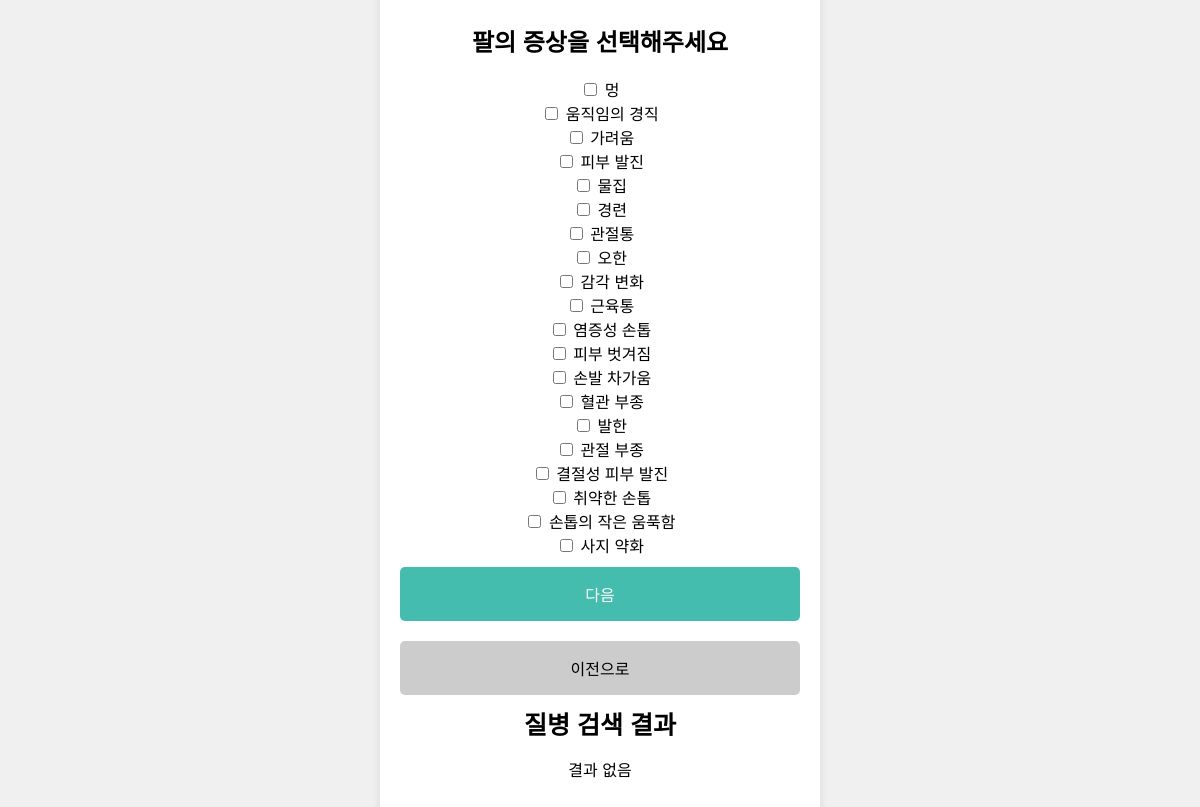
The page /finder/armsearch/ on the database its author committed.
### finder/models.py (models this page shows, shortened)
class OnlyArmSymptoms(models.Model):
    Symptom = models.CharField(max_length=100)

### finder/views.py (the view, shortened to what this page needs)
# urls.py: path('armsearch/', views.ArmSearch.as_view(), name='armsearch'),
class ArmSearch(ListView):
    model = Disease
    template_name = 'armhospital.html'
    context_object_name = 'diseases'
    def get_queryset(self):
        symptoms = self.request.GET.getlist('symptoms') # 사용자 입력
        if not symptoms:
            return Disease.objects.none()
    def get_context_data(self, **kwargs):
        context = super().get_context_data(**kwargs)
        context['only_arm_symptoms'] = OnlyArmSymptoms.objects.all()
        context['selected_symptoms'] = self.request.GET.getlist('symptoms')
        return context

### finder/templates/armhospital.html (shortened to what this page needs)
<!DOCTYPE html>
<html lang="en">
<head>
    {% load static %}
    <link rel="stylesheet" href="{% static 'styles.css' %}">
</head>
<body>
    <div class="container" id="stomach_male">
    <h2>팔의 증상을 선택해주세요</h2>
    <form action="{% url 'finder:armsearch' %}" method="get">
        {% for symptom in only_arm_symptoms %}
            <label>
                <input type="checkbox" name="symptoms" value="{{ symptom.Symptom }}"
                       {% if symptom.Symptom in selected_symptoms %} checked {% endif %}>
                {{ symptom.Symptom }}
            </label><br>
        {% endfor %}
        <button type="submit">다음</button>
    </form>
    <button class="prev-button grey-button" onclick="location.href='/finder'">이전으로</button>
    <h1>질병 검색 결과</h1>
    {% if diseases %}
        <ul>
            {% for disease in diseases %}
                <li>{{ disease }} - {{ disease.Hospital }}</li>
            {% endfor %}
        </ul>
    {% else %}
        <p>결과 없음</p>
    {% endif %}
    </div>
</body>
</html>

### templates/styles.css (style rules this page uses)
body { font-family: Arial, sans-serif; margin: 0; padding: 0; display: flex; justify-content: center; align-items: center; height: 100vh; background-color: #f0f0f0; }
.container { text-align: center; background: #fff; padding: 20px; border-radius: 10px; box-shadow: 0 0 10px rgba(0, 0, 0, 0.1); width: 400px; position: relative; }
h1 { margin: 10px 0; font-size: 25px; }
button { width: 100%; padding: 15px; margin-top: 10px; font-size: 16px; border: none; border-radius: 5px; cursor: pointer; }
button { background-color: #44bcae; color: white; }
.grey-button { background-color: #ccc; color: black; }
.prev-button { margin-top: 20px; }

### rows shown on the page
OnlyArmSymptoms: Symptom "멍"
OnlyArmSymptoms: Symptom "움직임의 경직"
OnlyArmSymptoms: Symptom "가려움"
OnlyArmSymptoms: Symptom "피부 발진"
OnlyArmSymptoms: Symptom "물집"
OnlyArmSymptoms: Symptom "경련"
OnlyArmSymptoms: Symptom "관절통"
OnlyArmSymptoms: Symptom "오한"
OnlyArmSymptoms: Symptom "감각 변화"
OnlyArmSymptoms: Symptom "근육통"
OnlyArmSymptoms: Symptom "염증성 손톱"
OnlyArmSymptoms: Symptom "피부 벗겨짐"
OnlyArmSymptoms: Symptom "손발 차가움"
OnlyArmSymptoms: Symptom "혈관 부종"
OnlyArmSymptoms: Symptom "발한"
OnlyArmSymptoms: Symptom "관절 부종"
OnlyArmSymptoms: Symptom "결절성 피부 발진"
OnlyArmSymptoms: Symptom "취약한 손톱"
OnlyArmSymptoms: Symptom "손톱의 작은 움푹함"
OnlyArmSymptoms: Symptom "사지 약화"
